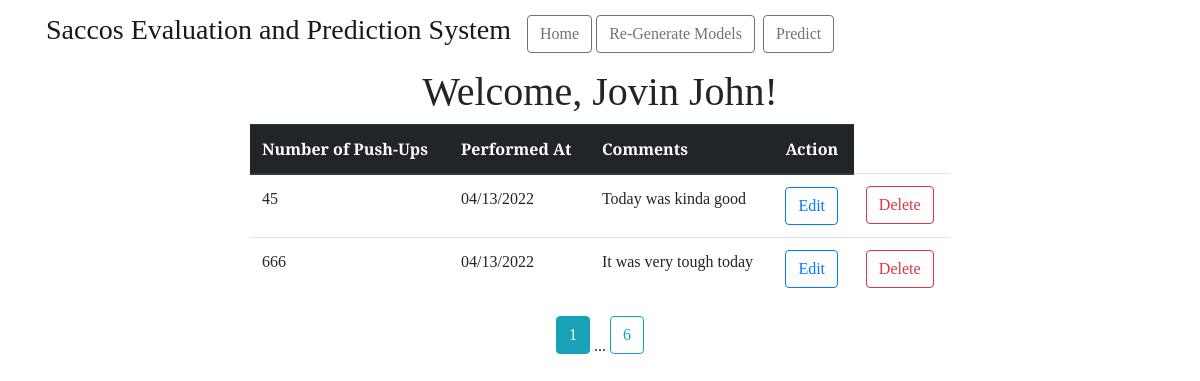
The page /all (signed in) on the database its author committed.
### saccoss_prediction/models.py (models this page shows)
class User(db.Model, UserMixin):
    id = db.Column(db.Integer, primary_key=True)
    email = db.Column(db.String(100), unique=True)
    password = db.Column(db.String(100))
    name = db.Column(db.String(1000))
    workouts = db.relationship('Workout', backref='author', lazy=True)

class Workout(db.Model):
    id = db.Column(db.Integer, primary_key=True)
    pushups = db.Column(db.Integer, nullable=False)
    date_posted = db.Column(db.DateTime, nullable=False,
                            default=datetime.utcnow)
    comment = db.Column(db.Text, nullable=False)
    user_id = db.Column(db.Integer, db.ForeignKey('user.id'), nullable=False)

### saccoss_prediction/main.py (the view)
@main.route("/all")
@login_required
def user_workouts():
    page = request.args.get('page', 1, type=int)
    user = User.query.filter_by(email=current_user.email).first_or_404()
    workouts = Workout.query.filter_by(
        author=user).paginate(page=page, per_page=2)
    return render_template('all_workouts.html', workouts=workouts, user=user)

### saccoss_prediction/templates/all_workouts.html (shortened to what this page needs)
{% extends "base.html" %} {% block head %} {{ super() }}
<link rel="stylesheet" href="{{ url_for('static', filename= 'extended_beauty.css') }}" />
{% endblock %} {% block content %}
<center>
  <h1>
    Welcome, {{ user.name }}!
  </h1>
</center>
<center>
  <div>
    <table class="table table-hover" style="width: 700px;">
      <thead class="thead-dark">
        <tr>
          <th scope="col">Number of Push-Ups</th>
          <th scope="col">Performed At</th>
          <th scope="col">Comments</th>
          <th scope="col">Action</th>
        </tr>
      </thead>
      <tbody>
        {% for workout in workouts.items %}
        <tr>
          <td>{{ workout.pushups }}</td>
          <td>{{ workout.date_posted.strftime('%m/%d/%Y') }}</td>
          <td>{{ workout.comment }}</td>
          <td>
            <a href="{{ url_for('main.update_workout', workout_id=workout.id) }}" class="btn btn-outline-primary"
              role="button">
              Edit
            </a>
          </td>
          <td>
            <a href="{{ url_for('main.delete_workout', workout_id=workout.id) }}" class="btn btn-outline-danger"
              role="button">
              Delete
            </a>
          </td>
        </tr>
        {% endfor %}
      </tbody>
    </table>
    {% for page_num in workouts.iter_pages(left_edge=1, right_edge=1,
      left_current=1, right_current=1) %}
    {% if page_num %}
    {% if workouts.page == page_num %}
    <a class="btn btn-info mb-4" href="{{ url_for('main.user_workouts', page=page_num) }}"> {{ page_num }} </a>
    {% else %}
    <a class="btn btn-outline-info mb-4" href="{{ url_for('main.user_workouts', page=page_num) }}"> {{ page_num }} </a>
    {% endif %}
    {% else %}
    ...
    {% endif %}
    {% endfor %}
  </div>
</center>
{% endblock %}

### saccoss_prediction/static/beauty.css (style rules this page uses)
* { font-family: "Arvo", serif; }

### saccoss_prediction/static/extended_beauty.css (style rules this page uses)
h1, h2, h4, p { font-family: "Arvo", serif; }

### rows shown on the page
User: name "Jovin John"
Workout: pushups "45", date_posted "04/13/2022", comment "Today was kinda good"
Workout: pushups "666", date_posted "04/13/2022", comment "It was very tough today"

### other values the page prints
{{ page_num }} "1"
{{ page_num }} "6"
